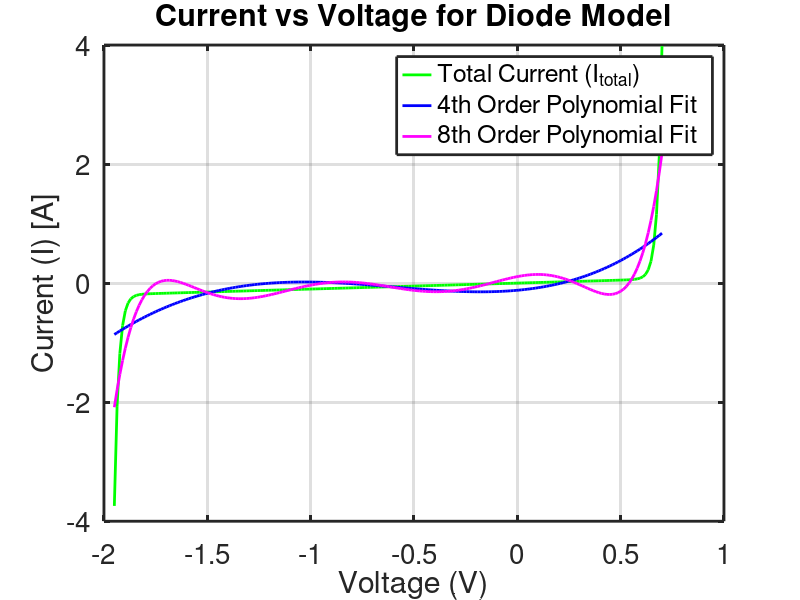
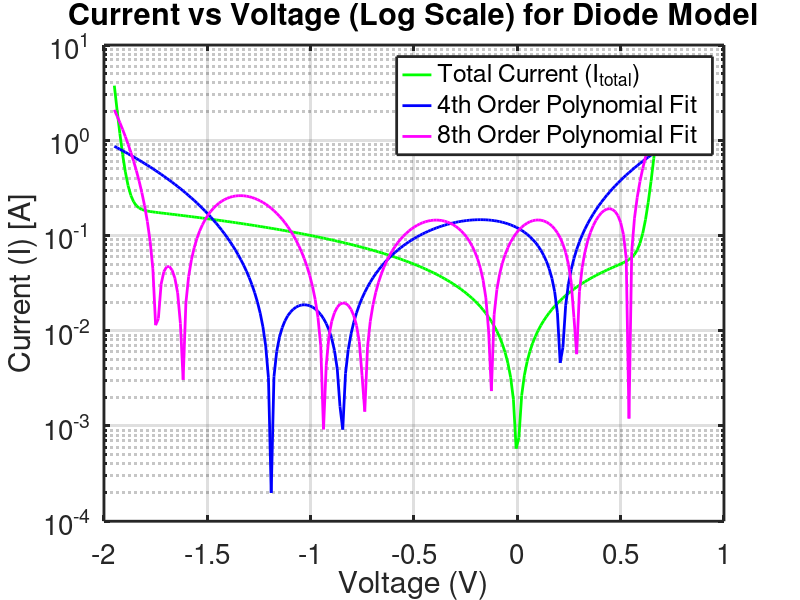

Reproduce these figures in MATLAB, in order. (Note: this script raises an error after producing the figures.)
% Plot Properties
set(0, 'defaultaxesfontsize', 20)
set(0, 'DefaultFigureWindowStyle', 'docked')
set(0, 'DefaultLineLineWidth', 2)
set(0, 'Defaultaxeslinewidth', 2)
set(0, 'DefaultFigureWindowStyle', 'docked')

% Given parameters
Is = 0.01e-12;  % Is in Amperes (0.01 pA)
Ib = 0.1e-12;   % Ib in Amperes (0.1 pA)
Vb = 1.3;       % Vb in Volts
Gp = 0.1;       % Gp in Ohm^-1

% Create a V vector from -1.95 to 0.7 volts with 200 steps
V = linspace(-1.95, 0.7, 200);

% Calculate the ideal diode current (Shockley model)
I_ideal = Is * (exp((1.2 / 0.025)*V) - 1);

% Calculate the current due to the parallel resistor
I_parallel = Gp * V;

% Calculate the current due to the breakdown region
I_breakdown = Ib * (exp(-1.2 * (V + Vb) / 0.025) - 1);

% Total current (sum of all components)
I_total = I_ideal + I_parallel - I_breakdown;

% Add noise (20% random variation)
noise = 0.2 * randn(size(V));
I_noisy = I_total + noise;

% Fit a 4th-order polynomial to the noisy data
p4 = polyfit(V, I_total , 4);  % Polynomial of degree 4
I_fit4 = polyval(p4, V);      % Evaluate the polynomial at V

% Fit an 8th-order polynomial to the noisy data
p8 = polyfit(V, I_total , 8);  % Polynomial of degree 8
I_fit8 = polyval(p8, V);      % Evaluate the polynomial at V


% Plotting the data (Linear Scale)
figure;
%plot(V, I_ideal, 'b', 'DisplayName', 'Ideal Diode Current (I_{ideal})'); hold on;
plot(V, I_total, 'g', 'DisplayName', 'Total Current (I_{total})'); hold on;
%plot(V, I_noisy, 'r--', 'DisplayName', 'Noisy Data (I_{noisy})'); hold on;
% Plot the polynomial fits
plot(V, I_fit4, 'b-', 'DisplayName', '4th Order Polynomial Fit'); hold on;
plot(V, I_fit8, 'm-', 'DisplayName', '8th Order Polynomial Fit'); hold on;
xlabel('Voltage (V)');
ylabel('Current (I) [A]');
title('Current vs Voltage for Diode Model');
legend;
grid on;
hold off;

% Plot the semilogy (Logarithmic scale for current)
figure;
%semilogy(V, abs(I_ideal), 'b', 'DisplayName', 'Ideal Diode Current (I_{ideal})'); hold on;
semilogy(V, abs(I_total), 'g', 'DisplayName', 'Total Current (I_{total})'); hold on;
%semilogy(V, abs(I_noisy), 'r--', 'DisplayName', 'Noisy Data (I_{noisy})'); hold on;
% Plot the polynomial fits
semilogy(V, abs(I_fit4), 'b-', 'DisplayName', '4th Order Polynomial Fit'); hold on;
semilogy(V, abs(I_fit8), 'm-', 'DisplayName', '8th Order Polynomial Fit'); hold on;
xlabel('Voltage (V)');
ylabel('Current (I) [A]');
title('Current vs Voltage (Log Scale) for Diode Model');
legend;
grid on;
hold off;



% Define the nonlinear model for fitting
fo2 = fittype('A*(exp(1.2*x/25e-3)-1) + 0.1036*x - C*(exp(1.2*(-(x+1.8150))/25e-3)-1)');
ff2 = fit(V(:), I_total(:), fo2);
If2 = ff2(V);

% Define the nonlinear model for fitting
fo3 = fittype('A*(exp(1.2*x/25e-3)-1) + B*x - C*(exp(1.2*(-(x+1.8150))/25e-3)-1)');
ff3 = fit(V(:), I_total(:), fo3);
If3 = ff3(V);

% Define the nonlinear model for fitting
fo4 = fittype('A*(exp(1.2*x/25e-3)-1) + B*x - C*(exp(1.2*(-(x+D))/25e-3)-1)');
ff4 = fit(V(:), I_total(:), fo4);
If4 = ff4(V);

% Extract the fitted parameters
% params = coeffvalues(ff);

% Display the parameters
% A = params(1);
% B = params(2);
% C = params(3);
% D = params(4);
% Best possible fit:
% A = 9.695e-15
% B = 0.1036
% C = 0.0053
% D = 1.8150

figure;
%Plot the 
plot(V, I_total, 'g', 'DisplayName', 'Total Current (I_{total})'); hold on;
plot(V, If2, 'r-', 'DisplayName', 'Nonlinear Fit 2 (I_{total})'); hold on;
plot(V, If3, 'b-', 'DisplayName', 'Nonlinear Fit 3(I_{total})'); hold on;
plot(V, If4, 'c-', 'DisplayName', 'Nonlinear Fit 4 (I_{total})'); hold on;
xlabel('Voltage (V)');
ylabel('Current (I) [A]');
title('Current vs Voltage for Diode Model');
legend;
grid on;
hold off;

% Plot the semilogy (Logarithmic scale for current)
figure;
semilogy(V, abs(I_total), 'g', 'DisplayName', 'Total Current (I_{total})'); hold on;
% Plot the polynomial fits
semilogy(V, abs(If2), 'b-', 'DisplayName', 'Nonlinear Fit 2 (I_{total})'); hold on;
semilogy(V, abs(If3), 'm-', 'DisplayName', 'Nonlinear Fit 3 (I_{total})'); hold on;
semilogy(V, abs(If4), 'm-', 'DisplayName', 'Nonlinear Fit 4 (I_{total})'); hold on;
xlabel('Voltage (V)');
ylabel('Current (I) [A]');
title('Current vs Voltage (Log Scale) for Diode Model');
legend;
grid on;
hold off;


inputs = V.';
targets = I_noisy.';
hiddenLayerSize = 10;
net = fitnet(hiddenLayerSize);
net.divideParam.trainRatio = 70/100;
net.divideParam.valRatio = 15/100;
net.divideParam.testRatio = 15/100;
[net,tr] = train(net,inputs,targets);
outputs = net(inputs);
errors = gsubtract(outputs,targets);
performance = perform(net,targets,outputs);
%view(net)
Inn = outputs;

% Plot the results
figure;

% Plot the original total current and the fitted curve by the neural network
plot(V, I_noisy, 'g', 'DisplayName', 'Total Current (I_{total})'); hold on;
plot(V, Inn, 'r--', 'DisplayName', 'Neural Network Fit (I_{total})'); hold on;

xlabel('Voltage (V)');
ylabel('Current (I) [A]');
title('Current vs Voltage for Diode Model with Neural Network Fit');
legend;
grid on;
hold off;

% Plot the results
figure;

% Plot the original total current and the fitted curve by the neural network
semilogy(V, abs(I_noisy), 'g', 'DisplayName', 'Total Current (I_{total})'); hold on;
semilogy(V, abs(Inn), 'r--', 'DisplayName', 'Neural Network Fit (I_{total})'); hold on;
xlabel('Voltage (V)');
ylabel('Current (I) [A]');
title('Current vs Voltage for Diode Model (Log Scale) with Neural Network Fit');
legend;
grid on;
hold off;

% Define the input (V) and target (I_total) data
inputs = V.';  % Transpose the voltage data (to match expected input format for GPR)
targets = I_total.';  % Transpose the current data

% Fit the Gaussian Process Regression model
m = fitrgp(inputs, targets);

% Define the new voltage values for prediction (xp)
xp = linspace(-2, 0.7, 300).';  % Transpose to match the expected input format

% Make predictions for the new voltage values
[ypred_new, ysd_new, yci_new] = predict(m, xp);

% Plot the original data and the GPR predictions
figure;
plot(V, I_total, 'g', 'DisplayName', 'Total Current (I_{total})'); hold on;
plot(xp, ypred_new, 'b-', 'DisplayName', 'Predictions for New V (I_{total})'); hold on;
xlabel('Voltage (V)');
ylabel('Current (I) [A]');
title('Current vs Voltage for Diode Model using GPR (New Predictions)');
legend;
grid on;
hold off;

% Plot the original data and the GPR predictions
figure;
semilogy(V, abs(I_total), 'g', 'DisplayName', 'Total Current (I_{total})'); hold on;
semilogy(xp, abs(ypred_new), 'b-', 'DisplayName', 'Predictions for New V (I_{total})'); hold on;
xlabel('Voltage (V)');
ylabel('Current (I) [A]');
title('Current vs Voltage for Diode Model (log scale) using GPR (New Predictions)');
legend;
grid on;
hold off;
